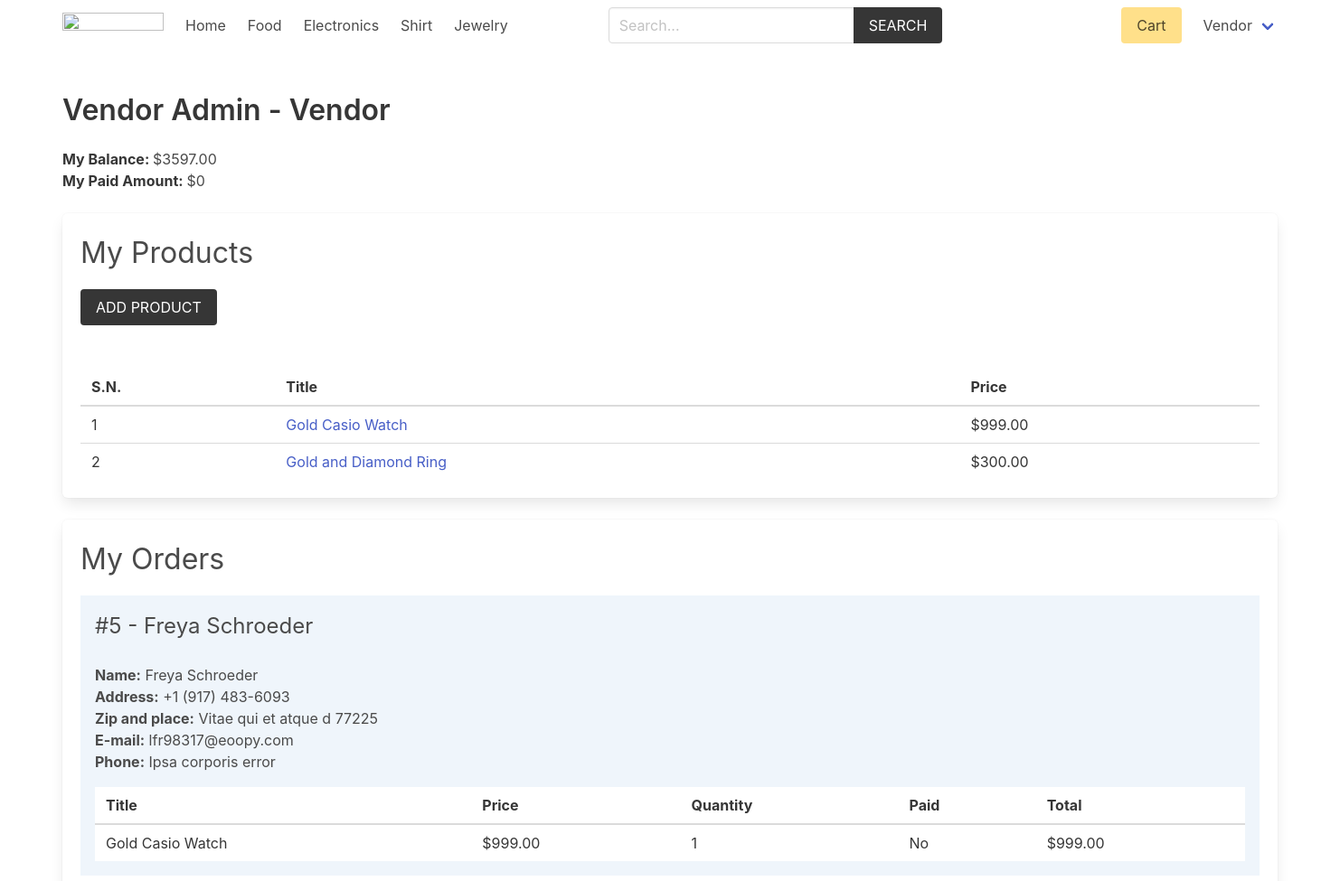
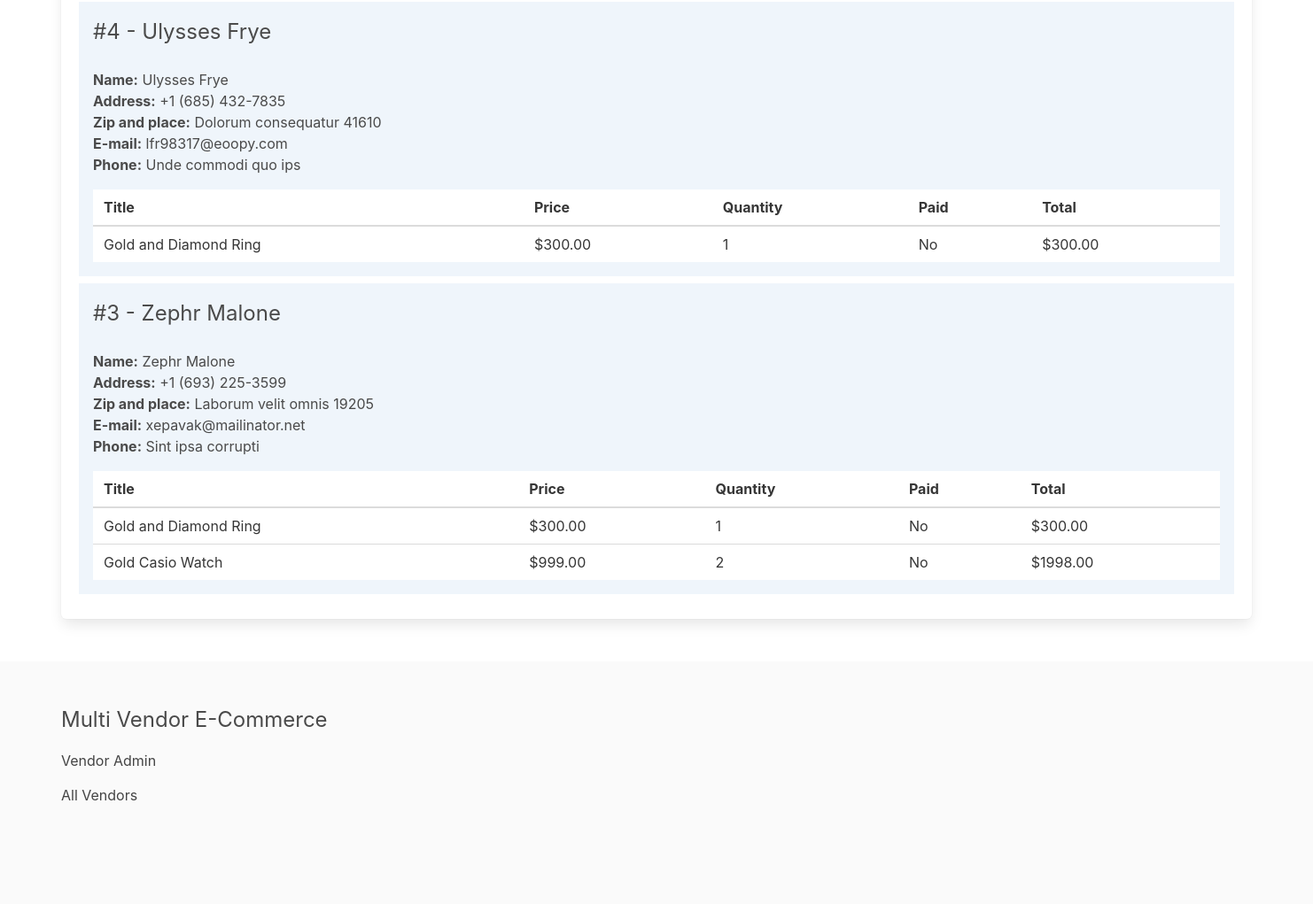
/vendor/vendor-admin/ (signed in), run on an earlier commit of the app's database (2 pictures, top to bottom).
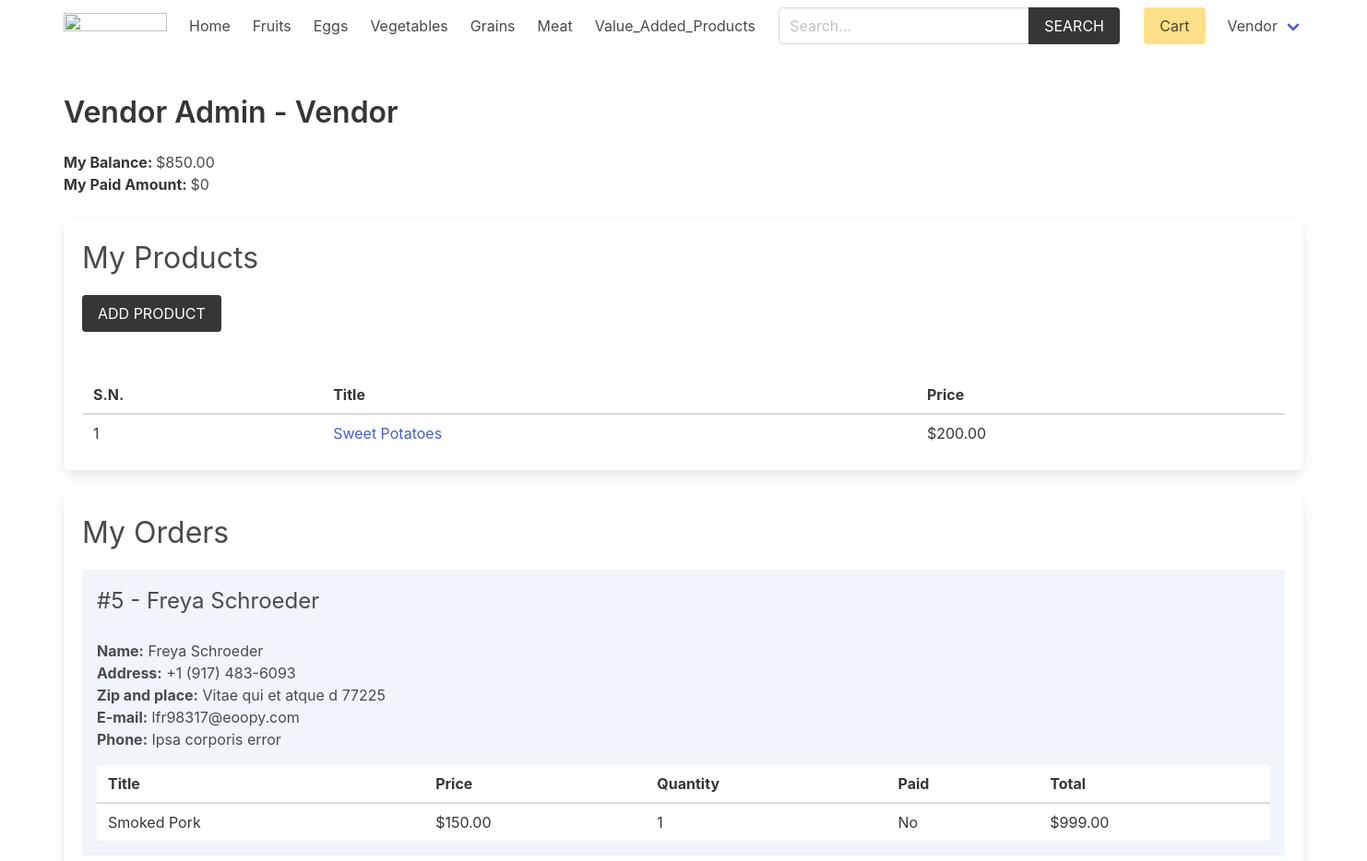
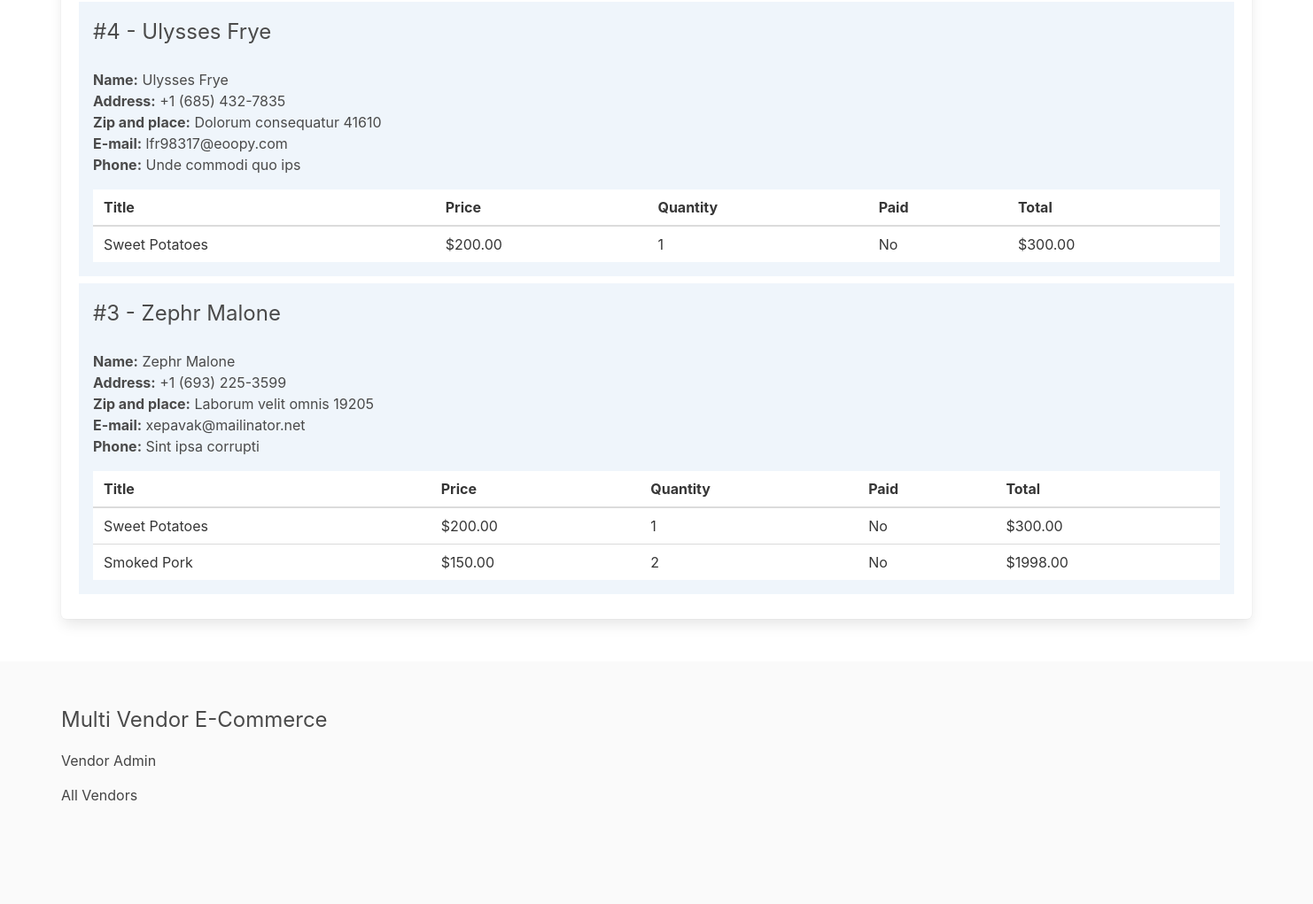
And on a later commit of the database (2 pictures, top to bottom).
### product/models.py (models this page shows, shortened)
class Category(models.Model):
    title = models.CharField(max_length=50)
    slug = models.SlugField(max_length=55)
    ordering = models.IntegerField(default=0)
    class Meta:
        ordering = ['ordering']

class Product(models.Model):
    category = models.ForeignKey(Category, related_name='products', on_delete=models.CASCADE)
    vendor = models.ForeignKey(Vendor, related_name="products", on_delete=models.CASCADE)
    title = models.CharField(max_length=50)
    slug = models.SlugField(max_length=55)
    description = models.TextField(blank=True, null=True)
    price = models.DecimalField(max_digits=6, decimal_places=2)
    added_date = models.DateTimeField(auto_now_add=True)
    image = models.ImageField(upload_to='uploads/', blank=True, null=True)
    thumbnail = models.ImageField(upload_to='uploads/', blank=True, null=True) # Change uploads to thumbnails
    class Meta:
        ordering = ['-added_date']

### vendor/models.py (models this page shows, shortened)
class Vendor(models.Model):
    name = models.CharField(max_length=255)
    created_at = models.DateTimeField(auto_now_add=True)
    created_by = models.OneToOneField(User, related_name='vendor', on_delete=models.CASCADE)
    class Meta:
        ordering = ['name']
    def get_balance(self):
        items = self.items.filter(vendor_paid=False, order__vendors__in=[self.id])
        return sum((item.product.price * item.quantity) for item in items)
    def get_paid_amount(self):
        items = self.items.filter(vendor_paid=True, order__vendors__in=[self.id])
        return sum((item.product.price * item.quantity) for item in items)

### order/models.py (models this page shows, shortened)
class OrderItem(models.Model):
    order = models.ForeignKey(Order, related_name="items", on_delete=models.CASCADE)
    product = models.ForeignKey(Product, related_name="items", on_delete=models.CASCADE)
    vendor = models.ForeignKey(Vendor, related_name="items", on_delete=models.CASCADE)
    vendor_paid = models.BooleanField(default=False)
    price = models.DecimalField(max_digits=8, decimal_places=2)
    quantity = models.IntegerField(default=1)
    def get_total_price(self):
        return self.price * self.quantity

class Order(models.Model):
    first_name = models.CharField(max_length=100)
    last_name = models.CharField(max_length=100)
    email = models.CharField(max_length=100)
    address = models.CharField(max_length=100)
    zipcode = models.CharField(max_length=100)
    place = models.CharField(max_length=100)
    phone = models.CharField(max_length=100)
    created_at = models.DateTimeField(auto_now_add=True)
    paid_amount = models.DecimalField(max_digits=8, decimal_places=2)
    vendors = models.ManyToManyField(Vendor, related_name="orders")
    class Meta:
        ordering = ['-created_at']

### vendor/views.py (the view)
# urls.py: path('vendor-admin/', views.vendor_admin, name="vendor-admin"),
@login_required
def vendor_admin(request):
    vendor = request.user.vendor
    products = vendor.products.all()
    orders = vendor.orders.all()
    for order in orders:
        order.vendor_amount = 0
        order.vendor_paid_amount = 0
        order.fully_paid = True
        for item in order.items.all():
            if item.vendor == request.user.vendor:
                if item.vendor_paid:
                    order.vendor_paid_amount += item.get_total_price()
                else:
                    order.vendor_amount += item.get_total_price()
                    order.fully_paid = False
    return render(request, 'vendor/vendor_admin.html', {'vendor': vendor, 'products': products, 'orders': orders})

### cart/cart.py (called while the page is built)
    def __len__(self):
        return sum(item['quantity'] for item in self.cart.values())

### cart/context_processors.py (called while the page is built)
def cart(request):
    return {'cart': Cart(request)}

### product/context_processors.py (called while the page is built)
def menu_categories(request):
    categories = Category.objects.all()
    return {'categories': categories}

### templates/vendor/vendor_admin.html (shortened to what this page needs)
{% extends 'core/base.html' %}
{% block content %}
    <h1 class="title">Vendor Admin - <span class="is-capitalized">{{vendor.name}}</span></h1>
    <div class="mb-5">
        <strong>My Balance: </strong> ${{vendor.get_balance}} <br>
        <strong>My Paid Amount: </strong> ${{vendor.get_paid_amount}}
    </div>
    <div class="box">
        <h2 class="is-size-3 mb-4">My Products</h2>
        <a href="{% url 'vendor:add-product' %}" class="button is-dark is-uppercase mb-6">Add Product</a>
        {% if products %}
            <table class="table is-fullwidth">
                <thead>
                    <tr>
                        <th>S.N.</th>
                        <th>Title</th>
                        <th>Price</th>
                    </tr>
                </thead>
                <tbody>
                    {% for product in products %}
                        <tr>
                            <td>{{ forloop.counter }}</td>
                            <td><a href="{% url 'product:product' product.category.slug product.slug %}">{{ product.title }}</a></td>
                            <td>${{ product.price }}</td>
                        </tr>
                    {% endfor %}
                </tbody>
            </table>
        {% else %}
            <p class="has-text-danger">Products not added yet.</p>
        {% endif %}
    </div>
    <div class="box">
        <h2 class="is-size-3 mb-4">My Orders</h2>
        {% if orders %}
            {% for order in orders %}
                <div class="{% if order.fully_paid %}has-background-success-light{% else %}has-background-info-light{% endif %} mb-2 p-4">
                    <div class="columns is-multiline">
                        <div class="column is-6">
                            <h3 class="is-size-4">#{{ order.id }} - {{ order.first_name }} {{ order.last_name }}</h3>
                        </div>
                        <div class="column is-12">
                            <b>Name:</b> {{ order.first_name }} {{ order.last_name }}<br>
                            <b>Address:</b> {{ order.address }}<br>
                            <b>Zip and place:</b> {{ order.zipcode }} {{ order.place }}<br>
                            <b>E-mail:</b> {{ order.email }}<br>
                            <b>Phone:</b> {{ order.phone }}
                            <table class="table is-fullwidth mt-4">
                                <thead>
                                    <tr>
                                        <th>Title</th>
                                        <th>Price</th>
                                        <th>Quantity</th>
                                        <th>Paid</th>
                                        <th>Total</th>
                                    </tr>
                                </thead>
                                <tbody>
                                    {% for item in order.items.all %}
                                        {% if item.vendor == request.user.vendor %}
                                            <tr>
                                                <td>{{ item.product.title }}</td>
                                                <td>${{ item.product.price }}</td>
                                                <td>{{ item.quantity }}</td>
                                                <td>{{ item.vendor_paid|yesno:"Yes,No" }}</td>
                                                <td>${{ item.get_total_price }}</td>
                                            </tr>
                                        {% endif %}
                                    {% endfor %}
                                </tbody>
                            </table>
                        </div>
                    </div>
                </div>
            {% endfor %}
        {% endif %}
    </div>
{% endblock content %}

### templates/core/base.html (shortened to what this page needs)
{% load static %}
<!DOCTYPE html>
<html lang="en">
<head>
    <link rel="stylesheet" href="https://cdn.jsdelivr.net/npm/bulma@0.9.2/css/bulma.min.css">
    <link rel="stylesheet" href="{% static 'css/main.css' %}">
</head>
<body>
    <div class="container">
        <nav class="navbar" role="navigation" aria-label="main navigation">
            <div class="navbar-brand">
                <a class="navbar-item" href="{% url 'core:home' %}">
                <img src="https://2.bp.blogspot.com/-mkVne3V2tzY/Xfo99c80KUI/AAAAAAAAD_c/9EbC4qu-fYAeVjLi3ONzRZ-osIW4H3qBACK4BGAYYCw/s1600/Vijay%2BThapa%2BLogo%2BHD.png" width="112" height="28">
                </a>
            </div>
            <div id="navbarBasicExample" class="navbar-menu">
                <div class="navbar-start">
                <a class="navbar-item" href="{% url 'core:home' %}">
                    Home
                </a>
                {% for category in categories %}
                    <a class="navbar-item" href="{% url 'product:category' category.slug %}">
                        {{category.title}}
                    </a>
                {% endfor %}
                </div>
                <div class="navbar-start">
                    <div class="navbar-item">
                        <form method="get" action="{% url 'product:search' %}">
                            <div class="field has-addons">
                                <div class="control">
                                    <input type="search" name="query" id="" class="input" placeholder="Search...">
                                </div>
                                <div class="control">
                                    <button class="button is-dark is-uppercase">Search</button>
                                </div>
                            </div>
                        </form>
                    </div>
                </div>
                <div class="navbar-end">
                <div class="navbar-item">
                    <a href="{% url 'cart:cart' %}" class="button is-warning">Cart {% if cart %}({{cart|length}}){% endif %}</a>
                </div>
                {% if request.user.is_authenticated %}
                <div class="navbar-item has-dropdown is-hoverable">
                    <a class="navbar-link is-capitalized">
                    {{user.vendor.name}}
                    </a>
                </div>
                {% endif %}
                </div>
            </div>
            </nav>
    </div>
    <section class="section">
        <div class="container">
            {% block content %}{% endblock content %}
        </div>
    </section>
    <footer class="footer">
        <div class="container">
            <h3 class="is-size-4 mb-4">Multi Vendor E-Commerce</h3>
            {% if request.user.is_authenticated %}
                <a href="{% url 'vendor:vendor-admin' %}">Vendor Admin</a>
            {% else %}
                <a href="{% url 'vendor:become-vendor' %}">Become a Vendor</a>
            {% endif %}
            <br>
            <a href="{% url 'vendor:vendors' %}">All Vendors</a>
        </div>
    </footer>
</body>
</html>

What changed in the data, as far as the page shows it:
removed Category: title "Food"
removed Category: title "Electronics"
removed Category: title "Shirt"
removed Category: title "Jewelry"
no longer on this page (row edited): Product: title "Gold Casio Watch", price "999.00"
added Category: title "Fruits"
added Category: title "Eggs"
added Category: title "Vegetables"
added Category: title "Grains"
added Category: title "Meat"
added Category: title "Value_Added_Products"
changed through a linked row, Vendor "Vendor": get_balance "3597.00" → "850.00"
changed Product: title "Gold and Diamond Ring" → "Sweet Potatoes"; price "300.00" → "200.00"
changed through a linked row, OrderItem (number 1 of 4 on the later page): product "Gold Casio Watch" → "Smoked Pork"; product.price "999.00" → "150.00"
changed through a linked row, OrderItem (number 2 of 4 on the later page): product "Gold and Diamond Ring" → "Sweet Potatoes"; product.price "300.00" → "200.00"
changed through a linked row, OrderItem (number 3 of 4 on the later page): product "Gold and Diamond Ring" → "Sweet Potatoes"; product.price "300.00" → "200.00"
changed through a linked row, OrderItem (number 4 of 4 on the later page): product "Gold Casio Watch" → "Smoked Pork"; product.price "999.00" → "150.00"
